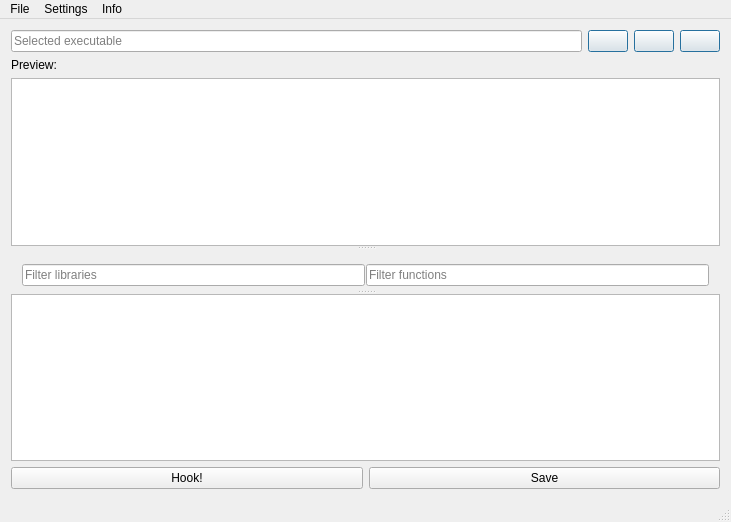
<?xml version="1.0" encoding="UTF-8"?>
<ui version="4.0">
 <author>hasherezade</author>
 <class>MainWindow</class>
 <widget class="QMainWindow" name="MainWindow">
  <property name="windowModality">
   <enum>Qt::ApplicationModal</enum>
  </property>
  <property name="geometry">
   <rect>
    <x>0</x>
    <y>0</y>
    <width>731</width>
    <height>522</height>
   </rect>
  </property>
  <property name="minimumSize">
   <size>
    <width>100</width>
    <height>300</height>
   </size>
  </property>
  <property name="focusPolicy">
   <enum>Qt::StrongFocus</enum>
  </property>
  <property name="windowTitle">
   <string>IAT Patcher</string>
  </property>
  <property name="windowIcon">
   <iconset resource="application.qrc">
    <normaloff>:/favicon.ico</normaloff>:/favicon.ico</iconset>
  </property>
  <property name="windowOpacity">
   <double>1.000000000000000</double>
  </property>
  <property name="layoutDirection">
   <enum>Qt::LeftToRight</enum>
  </property>
  <property name="autoFillBackground">
   <bool>true</bool>
  </property>
  <property name="tabShape">
   <enum>QTabWidget::Rounded</enum>
  </property>
  <widget class="QWidget" name="centralWidget">
   <layout class="QGridLayout" name="gridLayout">
    <item row="0" column="0">
     <layout class="QVBoxLayout" name="verticalLayout">
      <property name="sizeConstraint">
       <enum>QLayout::SetMinAndMaxSize</enum>
      </property>
      <item>
       <layout class="QHBoxLayout" name="horizontalLayout_2">
        <item>
         <widget class="QLineEdit" name="fileEdit">
          <property name="readOnly">
           <bool>true</bool>
          </property>
          <property name="placeholderText">
           <string>Selected executable</string>
          </property>
         </widget>
        </item>
        <item>
         <widget class="QPushButton" name="pushButton">
          <property name="sizePolicy">
           <sizepolicy hsizetype="Fixed" vsizetype="Fixed">
            <horstretch>0</horstretch>
            <verstretch>0</verstretch>
           </sizepolicy>
          </property>
          <property name="toolTip">
           <string>Open file</string>
          </property>
          <property name="text">
           <string/>
          </property>
          <property name="icon">
           <iconset resource="application.qrc">
            <normaloff>:/icons/Add.ico</normaloff>:/icons/Add.ico</iconset>
          </property>
          <property name="iconSize">
           <size>
            <width>24</width>
            <height>24</height>
           </size>
          </property>
          <property name="default">
           <bool>true</bool>
          </property>
          <property name="flat">
           <bool>false</bool>
          </property>
         </widget>
        </item>
        <item>
         <widget class="QPushButton" name="reloadButton">
          <property name="sizePolicy">
           <sizepolicy hsizetype="Fixed" vsizetype="Fixed">
            <horstretch>0</horstretch>
            <verstretch>0</verstretch>
           </sizepolicy>
          </property>
          <property name="toolTip">
           <string>Reload all</string>
          </property>
          <property name="text">
           <string/>
          </property>
          <property name="icon">
           <iconset resource="application.qrc">
            <normaloff>:/icons/reload.ico</normaloff>:/icons/reload.ico</iconset>
          </property>
          <property name="iconSize">
           <size>
            <width>24</width>
            <height>24</height>
           </size>
          </property>
          <property name="default">
           <bool>true</bool>
          </property>
          <property name="flat">
           <bool>false</bool>
          </property>
         </widget>
        </item>
        <item>
         <widget class="QPushButton" name="clearAllButton">
          <property name="sizePolicy">
           <sizepolicy hsizetype="Fixed" vsizetype="Fixed">
            <horstretch>0</horstretch>
            <verstretch>0</verstretch>
           </sizepolicy>
          </property>
          <property name="toolTip">
           <string>Unload all</string>
          </property>
          <property name="text">
           <string/>
          </property>
          <property name="icon">
           <iconset resource="application.qrc">
            <normaloff>:/icons/DeleteAll.ico</normaloff>:/icons/DeleteAll.ico</iconset>
          </property>
          <property name="iconSize">
           <size>
            <width>24</width>
            <height>24</height>
           </size>
          </property>
          <property name="default">
           <bool>true</bool>
          </property>
          <property name="flat">
           <bool>false</bool>
          </property>
         </widget>
        </item>
       </layout>
      </item>
      <item>
       <widget class="QLabel" name="label_2">
        <property name="text">
         <string>Preview:</string>
        </property>
       </widget>
      </item>
      <item>
       <widget class="QSplitter" name="splitter_2">
        <property name="orientation">
         <enum>Qt::Vertical</enum>
        </property>
        <widget class="QTableView" name="outputTable">
         <property name="enabled">
          <bool>true</bool>
         </property>
         <property name="sizePolicy">
          <sizepolicy hsizetype="Preferred" vsizetype="Preferred">
           <horstretch>0</horstretch>
           <verstretch>0</verstretch>
          </sizepolicy>
         </property>
         <property name="autoFillBackground">
          <bool>true</bool>
         </property>
         <property name="frameShape">
          <enum>QFrame::StyledPanel</enum>
         </property>
         <property name="alternatingRowColors">
          <bool>true</bool>
         </property>
         <property name="sortingEnabled">
          <bool>true</bool>
         </property>
         <attribute name="horizontalHeaderStretchLastSection">
          <bool>true</bool>
         </attribute>
        </widget>
        <widget class="QFrame" name="frame">
         <property name="sizePolicy">
          <sizepolicy hsizetype="Preferred" vsizetype="Fixed">
           <horstretch>0</horstretch>
           <verstretch>0</verstretch>
          </sizepolicy>
         </property>
         <property name="minimumSize">
          <size>
           <width>0</width>
           <height>40</height>
          </size>
         </property>
         <property name="maximumSize">
          <size>
           <width>16777215</width>
           <height>38</height>
          </size>
         </property>
         <layout class="QHBoxLayout" name="horizontalLayout_4">
          <property name="spacing">
           <number>1</number>
          </property>
          <property name="bottomMargin">
           <number>1</number>
          </property>
          <item>
           <widget class="QLineEdit" name="filterLibEdit">
            <property name="sizePolicy">
             <sizepolicy hsizetype="Preferred" vsizetype="Fixed">
              <horstretch>0</horstretch>
              <verstretch>0</verstretch>
             </sizepolicy>
            </property>
            <property name="acceptDrops">
             <bool>false</bool>
            </property>
            <property name="readOnly">
             <bool>false</bool>
            </property>
            <property name="placeholderText">
             <string>Filter libraries</string>
            </property>
           </widget>
          </item>
          <item>
           <widget class="QLineEdit" name="filterProcEdit">
            <property name="sizePolicy">
             <sizepolicy hsizetype="Preferred" vsizetype="Fixed">
              <horstretch>0</horstretch>
              <verstretch>0</verstretch>
             </sizepolicy>
            </property>
            <property name="acceptDrops">
             <bool>false</bool>
            </property>
            <property name="readOnly">
             <bool>false</bool>
            </property>
            <property name="placeholderText">
             <string>Filter functions</string>
            </property>
           </widget>
          </item>
         </layout>
        </widget>
        <widget class="QTableView" name="importsTable">
         <property name="sizePolicy">
          <sizepolicy hsizetype="Preferred" vsizetype="Maximum">
           <horstretch>0</horstretch>
           <verstretch>0</verstretch>
          </sizepolicy>
         </property>
         <property name="layoutDirection">
          <enum>Qt::LeftToRight</enum>
         </property>
         <property name="autoFillBackground">
          <bool>true</bool>
         </property>
         <property name="alternatingRowColors">
          <bool>true</bool>
         </property>
         <attribute name="horizontalHeaderStretchLastSection">
          <bool>true</bool>
         </attribute>
        </widget>
       </widget>
      </item>
      <item>
       <layout class="QVBoxLayout" name="verticalLayout_2"/>
      </item>
      <item>
       <layout class="QHBoxLayout" name="horizontalLayout_3">
        <item>
         <widget class="QPushButton" name="hookButton">
          <property name="text">
           <string>Hook!</string>
          </property>
          <property name="icon">
           <iconset resource="application.qrc">
            <normaloff>:/icons/apply.ico</normaloff>:/icons/apply.ico</iconset>
          </property>
         </widget>
        </item>
        <item>
         <widget class="QPushButton" name="saveButton">
          <property name="text">
           <string>Save</string>
          </property>
          <property name="icon">
           <iconset resource="application.qrc">
            <normaloff>:/icons/save_black.ico</normaloff>:/icons/save_black.ico</iconset>
          </property>
         </widget>
        </item>
       </layout>
      </item>
     </layout>
    </item>
   </layout>
  </widget>
  <widget class="QMenuBar" name="menuBar">
   <property name="geometry">
    <rect>
     <x>0</x>
     <y>0</y>
     <width>731</width>
     <height>21</height>
    </rect>
   </property>
   <widget class="QMenu" name="menuAbout">
    <property name="title">
     <string>Info</string>
    </property>
    <addaction name="actionAbout"/>
   </widget>
   <widget class="QMenu" name="menuSettings">
    <property name="title">
     <string>Settings</string>
    </property>
    <addaction name="actionAdd_new_section"/>
    <addaction name="actionAdd_imports"/>
   </widget>
   <widget class="QMenu" name="menuFile">
    <property name="title">
     <string>File</string>
    </property>
   </widget>
   <addaction name="menuFile"/>
   <addaction name="menuSettings"/>
   <addaction name="menuAbout"/>
  </widget>
  <widget class="QStatusBar" name="statusBar"/>
  <action name="actionAbout">
   <property name="text">
    <string>About</string>
   </property>
  </action>
  <action name="actionAdd_new_section">
   <property name="checkable">
    <bool>true</bool>
   </property>
   <property name="checked">
    <bool>true</bool>
   </property>
   <property name="text">
    <string>Add new section</string>
   </property>
  </action>
  <action name="actionAdd_imports">
   <property name="checkable">
    <bool>true</bool>
   </property>
   <property name="checked">
    <bool>true</bool>
   </property>
   <property name="text">
    <string>Reuse imports</string>
   </property>
  </action>
  <action name="actionOpen">
   <property name="text">
    <string>Open PE</string>
   </property>
  </action>
  <action name="actionSave_as">
   <property name="text">
    <string>Save PE as..</string>
   </property>
  </action>
  <action name="action">
   <property name="text">
    <string>-</string>
   </property>
  </action>
  <action name="actionOpen_hooking_schema">
   <property name="text">
    <string>Open hooking schema</string>
   </property>
  </action>
  <action name="actionSave_hooking_schema">
   <property name="text">
    <string>Save hooking schema</string>
   </property>
  </action>
 </widget>
 <layoutdefault spacing="6" margin="11"/>
 <resources>
  <include location="application.qrc"/>
 </resources>
 <connections/>
 <designerdata>
  <property name="gridDeltaX">
   <number>10</number>
  </property>
  <property name="gridDeltaY">
   <number>10</number>
  </property>
  <property name="gridSnapX">
   <bool>true</bool>
  </property>
  <property name="gridSnapY">
   <bool>true</bool>
  </property>
  <property name="gridVisible">
   <bool>true</bool>
  </property>
 </designerdata>
</ui>
